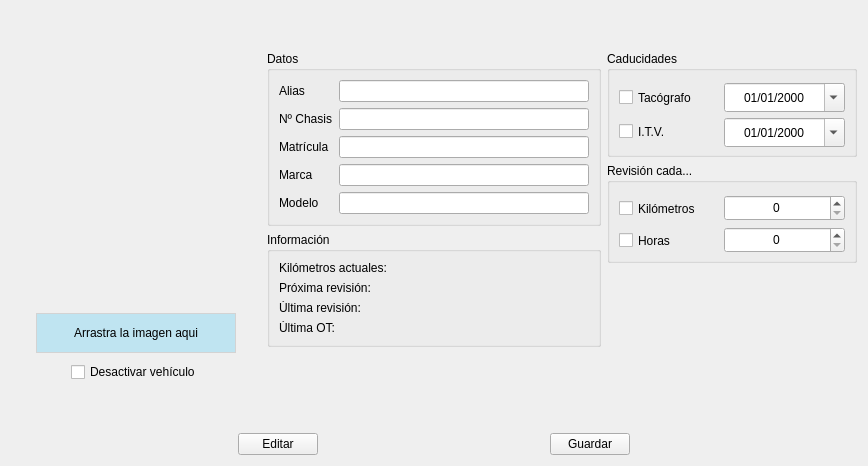
       <widget class="QWidget" name="tab_info">
        <attribute name="title">
         <string>Ficha</string>
        </attribute>
        <layout class="QGridLayout" name="gridLayout_12">
         <item row="2" column="0">
          <spacer name="verticalSpacer_3">
           <property name="orientation">
            <enum>Qt::Orientation::Vertical</enum>
           </property>
           <property name="sizeHint" stdset="0">
            <size>
             <width>20</width>
             <height>40</height>
            </size>
           </property>
          </spacer>
         </item>
         <item row="3" column="0">
          <layout class="QHBoxLayout" name="horizontalLayout_2">
           <property name="sizeConstraint">
            <enum>QLayout::SizeConstraint::SetDefaultConstraint</enum>
           </property>
           <item>
            <spacer name="horizontalSpacer">
             <property name="orientation">
              <enum>Qt::Orientation::Horizontal</enum>
             </property>
             <property name="sizeHint" stdset="0">
              <size>
               <width>40</width>
               <height>20</height>
              </size>
             </property>
            </spacer>
           </item>
           <item>
            <widget class="QPushButton" name="btn_edit">
             <property name="text">
              <string>Editar</string>
             </property>
            </widget>
           </item>
           <item>
            <spacer name="horizontalSpacer_2">
             <property name="orientation">
              <enum>Qt::Orientation::Horizontal</enum>
             </property>
             <property name="sizeHint" stdset="0">
              <size>
               <width>40</width>
               <height>20</height>
              </size>
             </property>
            </spacer>
           </item>
           <item>
            <widget class="QPushButton" name="btn_save">
             <property name="text">
              <string>Guardar</string>
             </property>
            </widget>
           </item>
           <item>
            <spacer name="horizontalSpacer_4">
             <property name="orientation">
              <enum>Qt::Orientation::Horizontal</enum>
             </property>
             <property name="sizeHint" stdset="0">
              <size>
               <width>40</width>
               <height>20</height>
              </size>
             </property>
            </spacer>
           </item>
          </layout>
         </item>
         <item row="1" column="0">
          <layout class="QGridLayout" name="gridLayout_10">
           <item row="0" column="0">
            <layout class="QGridLayout" name="gridLayout_3">
             <property name="verticalSpacing">
              <number>6</number>
             </property>
             <item row="0" column="0" alignment="Qt::AlignmentFlag::AlignHCenter">
              <widget class="QLabel" name="lbl_image">
               <property name="sizePolicy">
                <sizepolicy hsizetype="Fixed" vsizetype="Fixed">
                 <horstretch>0</horstretch>
                 <verstretch>0</verstretch>
                </sizepolicy>
               </property>
               <property name="minimumSize">
                <size>
                 <width>250</width>
                 <height>250</height>
                </size>
               </property>
               <property name="maximumSize">
                <size>
                 <width>250</width>
                 <height>250</height>
                </size>
               </property>
               <property name="text">
                <string/>
               </property>
               <property name="alignment">
                <set>Qt::AlignmentFlag::AlignCenter</set>
               </property>
              </widget>
             </item>
             <item row="2" column="0" alignment="Qt::AlignmentFlag::AlignHCenter">
              <widget class="QCheckBox" name="chb_deactivate">
               <property name="text">
                <string>Desactivar vehículo</string>
               </property>
              </widget>
             </item>
             <item row="1" column="0" alignment="Qt::AlignmentFlag::AlignHCenter">
              <widget class="QLabel" name="lbl_dragdrop_image">
               <property name="sizePolicy">
                <sizepolicy hsizetype="Fixed" vsizetype="Fixed">
                 <horstretch>0</horstretch>
                 <verstretch>0</verstretch>
                </sizepolicy>
               </property>
               <property name="minimumSize">
                <size>
                 <width>200</width>
                 <height>40</height>
                </size>
               </property>
               <property name="maximumSize">
                <size>
                 <width>200</width>
                 <height>40</height>
                </size>
               </property>
               <property name="styleSheet">
                <string notr="true">border: 1px solid lightgrey;
background: rgb(191, 228, 241)</string>
               </property>
               <property name="text">
                <string>Arrastra la imagen aqui</string>
               </property>
               <property name="alignment">
                <set>Qt::AlignmentFlag::AlignCenter</set>
               </property>
              </widget>
             </item>
            </layout>
           </item>
           <item row="0" column="1">
            <layout class="QGridLayout" name="gridLayout_4">
             <property name="sizeConstraint">
              <enum>QLayout::SizeConstraint::SetFixedSize</enum>
             </property>
             <item row="0" column="0">
              <widget class="QGroupBox" name="gbx_data">
               <property name="sizePolicy">
                <sizepolicy hsizetype="Fixed" vsizetype="Fixed">
                 <horstretch>0</horstretch>
                 <verstretch>0</verstretch>
                </sizepolicy>
               </property>
               <property name="title">
                <string>Datos</string>
               </property>
               <layout class="QGridLayout" name="gridLayout_5">
                <item row="0" column="0">
                 <layout class="QFormLayout" name="formLayout_2">
                  <property name="sizeConstraint">
                   <enum>QLayout::SizeConstraint::SetDefaultConstraint</enum>
                  </property>
                  <item row="0" column="0">
                   <widget class="QLabel" name="lbl_alias">
                    <property name="layoutDirection">
                     <enum>Qt::LayoutDirection::LeftToRight</enum>
                    </property>
                    <property name="text">
                     <string>Alias</string>
                    </property>
                    <property name="alignment">
                     <set>Qt::AlignmentFlag::AlignLeading|Qt::AlignmentFlag::AlignLeft|Qt::AlignmentFlag::AlignVCenter</set>
                    </property>
                   </widget>
                  </item>
                  <item row="0" column="1">
                   <widget class="QLineEdit" name="txt_alias">
                    <property name="sizePolicy">
                     <sizepolicy hsizetype="Fixed" vsizetype="Fixed">
                      <horstretch>0</horstretch>
                      <verstretch>0</verstretch>
                     </sizepolicy>
                    </property>
                    <property name="minimumSize">
                     <size>
                      <width>250</width>
                      <height>0</height>
                     </size>
                    </property>
                   </widget>
                  </item>
                  <item row="1" column="0">
                   <widget class="QLabel" name="lbl_chassis_number">
                    <property name="layoutDirection">
                     <enum>Qt::LayoutDirection::LeftToRight</enum>
                    </property>
                    <property name="text">
                     <string>Nº Chasis</string>
                    </property>
                    <property name="alignment">
                     <set>Qt::AlignmentFlag::AlignLeading|Qt::AlignmentFlag::AlignLeft|Qt::AlignmentFlag::AlignVCenter</set>
                    </property>
                   </widget>
                  </item>
                  <item row="1" column="1">
                   <widget class="QLineEdit" name="txt_chassis_number">
                    <property name="sizePolicy">
                     <sizepolicy hsizetype="Fixed" vsizetype="Fixed">
                      <horstretch>0</horstretch>
                      <verstretch>0</verstretch>
                     </sizepolicy>
                    </property>
                    <property name="minimumSize">
                     <size>
                      <width>250</width>
                      <height>0</height>
                     </size>
                    </property>
                   </widget>
                  </item>
                  <item row="2" column="0">
                   <widget class="QLabel" name="lbl_license_plate">
                    <property name="layoutDirection">
                     <enum>Qt::LayoutDirection::LeftToRight</enum>
                    </property>
                    <property name="text">
                     <string>Matrícula</string>
                    </property>
                    <property name="alignment">
                     <set>Qt::AlignmentFlag::AlignLeading|Qt::AlignmentFlag::AlignLeft|Qt::AlignmentFlag::AlignVCenter</set>
                    </property>
                   </widget>
                  </item>
                  <item row="2" column="1">
                   <widget class="QLineEdit" name="txt_license_plate">
                    <property name="sizePolicy">
                     <sizepolicy hsizetype="Fixed" vsizetype="Fixed">
                      <horstretch>0</horstretch>
                      <verstretch>0</verstretch>
                     </sizepolicy>
                    </property>
                    <property name="minimumSize">
                     <size>
                      <width>250</width>
                      <height>0</height>
                     </size>
                    </property>
                   </widget>
                  </item>
                  <item row="3" column="0">
                   <widget class="QLabel" name="lbl_brand">
                    <property name="layoutDirection">
                     <enum>Qt::LayoutDirection::LeftToRight</enum>
                    </property>
                    <property name="text">
                     <string>Marca</string>
                    </property>
                    <property name="alignment">
                     <set>Qt::AlignmentFlag::AlignLeading|Qt::AlignmentFlag::AlignLeft|Qt::AlignmentFlag::AlignVCenter</set>
                    </property>
                   </widget>
                  </item>
                  <item row="3" column="1">
                   <widget class="QLineEdit" name="txt_brand">
                    <property name="sizePolicy">
                     <sizepolicy hsizetype="Fixed" vsizetype="Fixed">
                      <horstretch>0</horstretch>
                      <verstretch>0</verstretch>
                     </sizepolicy>
                    </property>
                    <property name="minimumSize">
                     <size>
                      <width>250</width>
                      <height>0</height>
                     </size>
                    </property>
                   </widget>
                  </item>
                  <item row="4" column="0">
                   <widget class="QLabel" name="lbl_model">
                    <property name="layoutDirection">
                     <enum>Qt::LayoutDirection::LeftToRight</enum>
                    </property>
                    <property name="text">
                     <string>Modelo</string>
                    </property>
                    <property name="alignment">
                     <set>Qt::AlignmentFlag::AlignLeading|Qt::AlignmentFlag::AlignLeft|Qt::AlignmentFlag::AlignVCenter</set>
                    </property>
                   </widget>
                  </item>
                  <item row="4" column="1">
                   <widget class="QLineEdit" name="txt_model">
                    <property name="sizePolicy">
                     <sizepolicy hsizetype="Fixed" vsizetype="Fixed">
                      <horstretch>0</horstretch>
                      <verstretch>0</verstretch>
                     </sizepolicy>
                    </property>
                    <property name="minimumSize">
                     <size>
                      <width>250</width>
                      <height>0</height>
                     </size>
                    </property>
                   </widget>
                  </item>
                 </layout>
                </item>
               </layout>
              </widget>
             </item>
             <item row="1" column="0">
              <widget class="QGroupBox" name="gbx_info_vehicle">
               <property name="sizePolicy">
                <sizepolicy hsizetype="Preferred" vsizetype="Fixed">
                 <horstretch>0</horstretch>
                 <verstretch>0</verstretch>
                </sizepolicy>
               </property>
               <property name="title">
                <string>Información</string>
               </property>
               <layout class="QGridLayout" name="gridLayout_7">
                <item row="0" column="0">
                 <layout class="QFormLayout" name="formLayout">
                  <property name="sizeConstraint">
                   <enum>QLayout::SizeConstraint::SetFixedSize</enum>
                  </property>
                  <item row="0" column="0">
                   <widget class="QLabel" name="lbl_current_kms">
                    <property name="text">
                     <string>Kilómetros actuales:</string>
                    </property>
                    <property name="alignment">
                     <set>Qt::AlignmentFlag::AlignLeading|Qt::AlignmentFlag::AlignLeft|Qt::AlignmentFlag::AlignVCenter</set>
                    </property>
                   </widget>
                  </item>
                  <item row="0" column="1">
                   <widget class="QLabel" name="txt_current_kms">
                    <property name="text">
                     <string/>
                    </property>
                    <property name="alignment">
                     <set>Qt::AlignmentFlag::AlignRight|Qt::AlignmentFlag::AlignTrailing|Qt::AlignmentFlag::AlignVCenter</set>
                    </property>
                   </widget>
                  </item>
                  <item row="1" column="0">
                   <widget class="QLabel" name="lbl_next_inspection">
                    <property name="text">
                     <string>Próxima revisión:</string>
                    </property>
                   </widget>
                  </item>
                  <item row="1" column="1">
                   <widget class="QLabel" name="txt_next_inspection">
                    <property name="text">
                     <string/>
                    </property>
                    <property name="alignment">
                     <set>Qt::AlignmentFlag::AlignRight|Qt::AlignmentFlag::AlignTrailing|Qt::AlignmentFlag::AlignVCenter</set>
                    </property>
                   </widget>
                  </item>
                  <item row="3" column="0">
                   <widget class="QLabel" name="lbl_last_maintenance">
                    <property name="text">
                     <string>Última OT:</string>
                    </property>
                   </widget>
                  </item>
                  <item row="3" column="1">
                   <widget class="QLabel" name="txt_last_workorder">
                    <property name="text">
                     <string/>
                    </property>
                    <property name="alignment">
                     <set>Qt::AlignmentFlag::AlignRight|Qt::AlignmentFlag::AlignTrailing|Qt::AlignmentFlag::AlignVCenter</set>
                    </property>
                   </widget>
                  </item>
                  <item row="2" column="0">
                   <widget class="QLabel" name="lbl_last_date_inspection">
                    <property name="text">
                     <string>Última revisión:</string>
                    </property>
                   </widget>
                  </item>
                  <item row="2" column="1">
                   <widget class="QLabel" name="txt_last_date_inspection">
                    <property name="text">
                     <string/>
                    </property>
                    <property name="alignment">
                     <set>Qt::AlignmentFlag::AlignRight|Qt::AlignmentFlag::AlignTrailing|Qt::AlignmentFlag::AlignVCenter</set>
                    </property>
                   </widget>
                  </item>
                 </layout>
                </item>
               </layout>
              </widget>
             </item>
             <item row="2" column="0">
              <spacer name="verticalSpacer">
               <property name="orientation">
                <enum>Qt::Orientation::Vertical</enum>
               </property>
               <property name="sizeType">
                <enum>QSizePolicy::Policy::Minimum</enum>
               </property>
               <property name="sizeHint" stdset="0">
                <size>
                 <width>20</width>
                 <height>40</height>
                </size>
               </property>
              </spacer>
             </item>
            </layout>
           </item>
           <item row="0" column="2">
            <layout class="QGridLayout" name="gridLayout_6">
             <item row="0" column="0">
              <widget class="QGroupBox" name="gbx_expirations">
               <property name="sizePolicy">
                <sizepolicy hsizetype="Fixed" vsizetype="Fixed">
                 <horstretch>0</horstretch>
                 <verstretch>0</verstretch>
                </sizepolicy>
               </property>
               <property name="minimumSize">
                <size>
                 <width>250</width>
                 <height>106</height>
                </size>
               </property>
               <property name="title">
                <string>Caducidades</string>
               </property>
               <property name="checkable">
                <bool>false</bool>
               </property>
               <property name="checked">
                <bool>false</bool>
               </property>
               <widget class="QDateEdit" name="date_itv_expiry">
                <property name="geometry">
                 <rect>
                  <x>117</x>
                  <y>67</y>
                  <width>121</width>
                  <height>29</height>
                 </rect>
                </property>
                <property name="alignment">
                 <set>Qt::AlignmentFlag::AlignCenter</set>
                </property>
                <property name="displayFormat">
                 <string>dd/MM/yyyy</string>
                </property>
                <property name="calendarPopup">
                 <bool>true</bool>
                </property>
               </widget>
               <widget class="QDateEdit" name="date_tachograph_expiry">
                <property name="geometry">
                 <rect>
                  <x>117</x>
                  <y>32</y>
                  <width>121</width>
                  <height>29</height>
                 </rect>
                </property>
                <property name="alignment">
                 <set>Qt::AlignmentFlag::AlignCenter</set>
                </property>
                <property name="displayFormat">
                 <string>dd/MM/yyyy</string>
                </property>
                <property name="calendarPopup">
                 <bool>true</bool>
                </property>
               </widget>
               <widget class="QCheckBox" name="chb_tachograph_expiry">
                <property name="geometry">
                 <rect>
                  <x>12</x>
                  <y>35</y>
                  <width>93</width>
                  <height>23</height>
                 </rect>
                </property>
                <property name="text">
                 <string>Tacógrafo</string>
                </property>
               </widget>
               <widget class="QCheckBox" name="chb_itv_expiry">
                <property name="geometry">
                 <rect>
                  <x>12</x>
                  <y>69</y>
                  <width>54</width>
                  <height>23</height>
                 </rect>
                </property>
                <property name="text">
                 <string>I.T.V.</string>
                </property>
               </widget>
              </widget>
             </item>
             <item row="2" column="0">
              <spacer name="verticalSpacer_2">
               <property name="orientation">
                <enum>Qt::Orientation::Vertical</enum>
               </property>
               <property name="sizeType">
                <enum>QSizePolicy::Policy::Expanding</enum>
               </property>
               <property name="sizeHint" stdset="0">
                <size>
                 <width>20</width>
                 <height>40</height>
                </size>
               </property>
              </spacer>
             </item>
             <item row="1" column="0">
              <widget class="QGroupBox" name="gbx_inspection_km">
               <property name="sizePolicy">
                <sizepolicy hsizetype="Fixed" vsizetype="Fixed">
                 <horstretch>0</horstretch>
                 <verstretch>0</verstretch>
                </sizepolicy>
               </property>
               <property name="minimumSize">
                <size>
                 <width>250</width>
                 <height>100</height>
                </size>
               </property>
               <property name="title">
                <string>Revisión cada...</string>
               </property>
               <property name="checkable">
                <bool>false</bool>
               </property>
               <property name="checked">
                <bool>false</bool>
               </property>
               <widget class="QSpinBox" name="sbx_inspection_km">
                <property name="geometry">
                 <rect>
                  <x>117</x>
                  <y>32</y>
                  <width>121</width>
                  <height>26</height>
                 </rect>
                </property>
                <property name="alignment">
                 <set>Qt::AlignmentFlag::AlignCenter</set>
                </property>
                <property name="suffix">
                 <string/>
                </property>
                <property name="maximum">
                 <number>100000</number>
                </property>
                <property name="stepType">
                 <enum>QAbstractSpinBox::StepType::DefaultStepType</enum>
                </property>
               </widget>
               <widget class="QSpinBox" name="sbx_inspection_hours">
                <property name="geometry">
                 <rect>
                  <x>117</x>
                  <y>64</y>
                  <width>121</width>
                  <height>26</height>
                 </rect>
                </property>
                <property name="alignment">
                 <set>Qt::AlignmentFlag::AlignCenter</set>
                </property>
                <property name="suffix">
                 <string/>
                </property>
                <property name="maximum">
                 <number>100000</number>
                </property>
                <property name="stepType">
                 <enum>QAbstractSpinBox::StepType::DefaultStepType</enum>
                </property>
               </widget>
               <widget class="QCheckBox" name="chb_inspection_km">
                <property name="geometry">
                 <rect>
                  <x>12</x>
                  <y>34</y>
                  <width>99</width>
                  <height>23</height>
                 </rect>
                </property>
                <property name="layoutDirection">
                 <enum>Qt::LayoutDirection::LeftToRight</enum>
                </property>
                <property name="autoFillBackground">
                 <bool>false</bool>
                </property>
                <property name="text">
                 <string>Kilómetros</string>
                </property>
               </widget>
               <widget class="QCheckBox" name="chb_inspection_hours">
                <property name="geometry">
                 <rect>
                  <x>12</x>
                  <y>66</y>
                  <width>65</width>
                  <height>23</height>
                 </rect>
                </property>
                <property name="text">
                 <string>Horas</string>
                </property>
               </widget>
              </widget>
             </item>
            </layout>
           </item>
          </layout>
         </item>
         <item row="0" column="0">
          <spacer name="verticalSpacer_4">
           <property name="orientation">
            <enum>Qt::Orientation::Vertical</enum>
           </property>
           <property name="sizeType">
            <enum>QSizePolicy::Policy::Minimum</enum>
           </property>
           <property name="sizeHint" stdset="0">
            <size>
             <width>20</width>
             <height>40</height>
            </size>
           </property>
          </spacer>
         </item>
        </layout>
       </widget>
